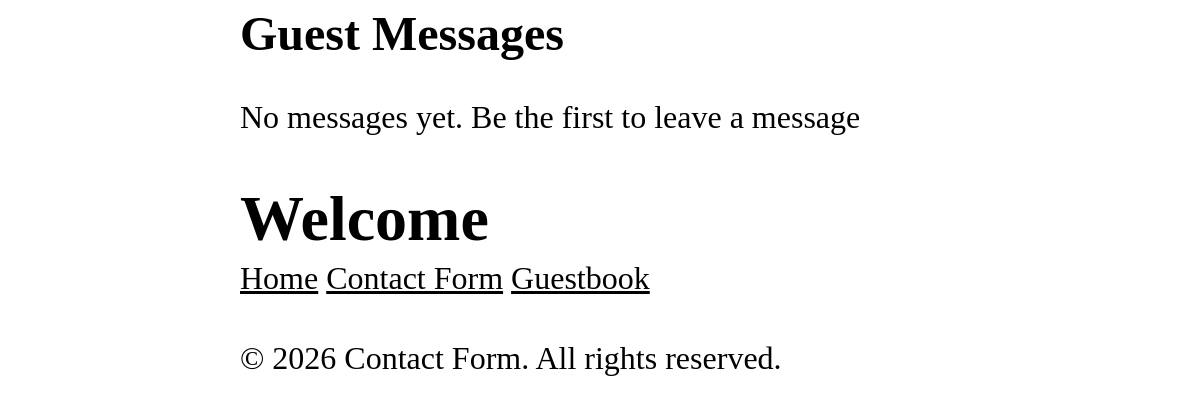
Before: /guestbook with the older database file.
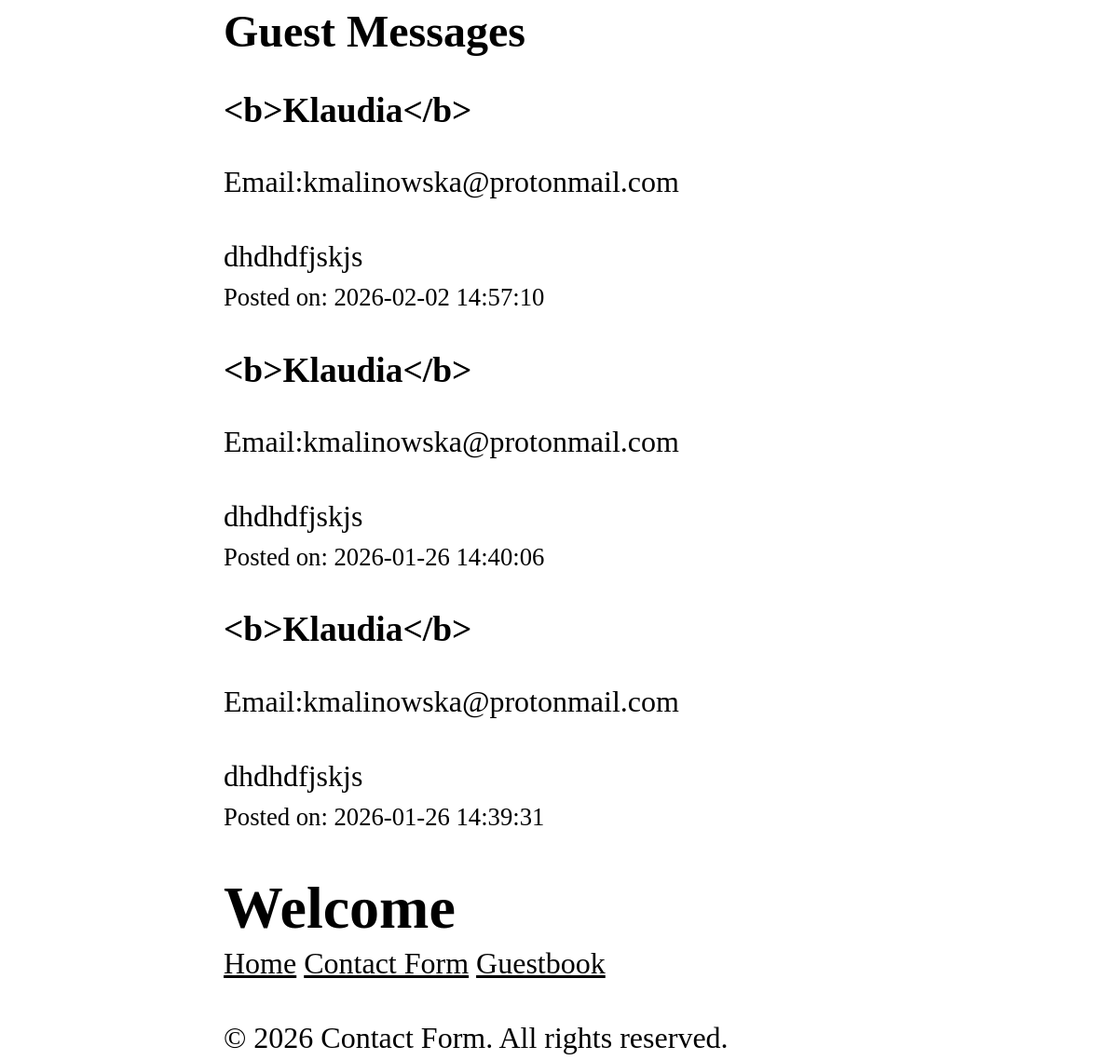
After: the same page with the newer database file.
### tables this page shows
CREATE TABLE messages (
    id INTEGER PRIMARY KEY AUTOINCREMENT,
    name TEXT NOT NULL,
    email TEXT NOT NULL,
    message TEXT NOT NULL,
    created_at TIMESTAMP DEFAULT CURRENT_TIMESTAMP
);

### includes/view.php (called while the page is built, shortened)
<?php
function renderView(string $template, array $data = []): void
{
    include TEMPLATES_DIR . '/'  . $template . '.php';
    include TEMPLATES_DIR . '/header.php';
    include TEMPLATES_DIR . '/footer.php';
}

### routes/guestbook_get.php (called while the page is built)
<?php
$messages = getMessages(connectDb());
renderView(
    template: 'guestbook_get',
    data: ['messages' => $messages]
);

### public/index.php (called while the page is built, shortened)
<?php
dispatch($_SERVER['REQUEST_URI'], $_SERVER['REQUEST_METHOD']);

### includes/db.php (called while the page is built, shortened)
<?php
function connectDb():PDO {
    $pdo = new PDO('sqlite:' . DB_DIR . '/' . 'db.sqlite');
    $pdo->setAttribute(PDO::ATTR_ERRMODE, PDO::ERRMODE_EXCEPTION);
    return $pdo;
}
function getMessages(PDO $pdo):array {
    $sql = "SELECT * FROM messages ORDER BY created_at DESC";
    $stmt = $pdo->query($sql);
    return $stmt->fetchAll(PDO::FETCH_ASSOC);
}

### templates/guestbook_get.php (the view)
<?php
$messages = $data['messages'] ;
?>
<section>
    <h2>Guest Messages</h2>
    <?php if (empty($messages)): ?>
        <p>No messages yet. Be the first to leave a message</p>
    <?php else: ?>
        <?php foreach ($messages as $message): ?>
            <h3>
                <?=htmlspecialchars($message['name'])?>
            </h3>
            <p>Email:<?=htmlspecialchars($message['email']) ?></p>
            <p><?=nl2br(htmlspecialchars($message['message'])) ?></p>
            <small>Posted on: <?=htmlspecialchars($message['created_at'])?></small>
            <?php endforeach ?>
    <?php endif; ?>
</section>

Changed rows visible on the page:
added messages: name "<b>Klaudia</b>", email "kmalinowska@protonmail.com", message "dhdhdfjskjs", created_at "2026-02-02 14:57:10"
added messages: name "<b>Klaudia</b>", email "kmalinowska@protonmail.com", message "dhdhdfjskjs", created_at "2026-01-26 14:40:06"
added messages: name "<b>Klaudia</b>", email "kmalinowska@protonmail.com", message "dhdhdfjskjs", created_at "2026-01-26 14:39:31"
Other visible differences:
text no longer shown: "No messages yet. Be the first to leave a message"
